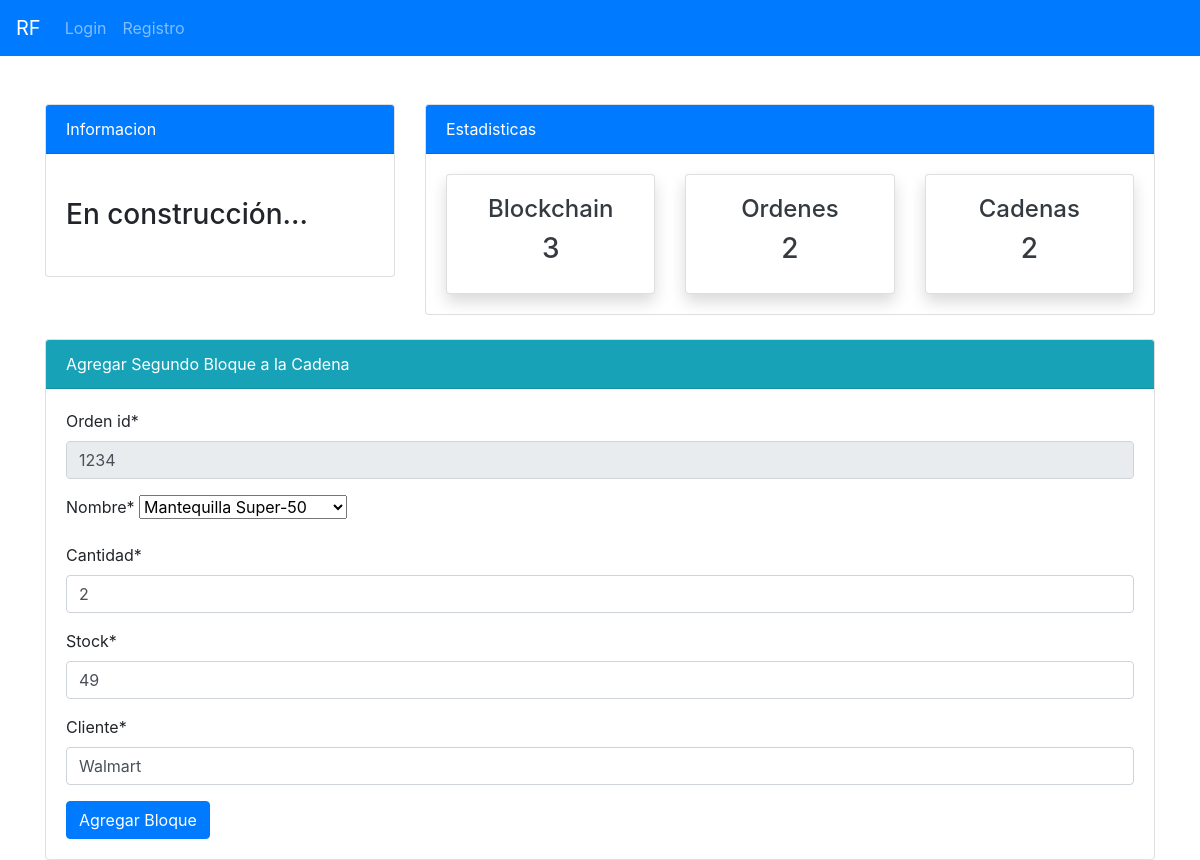
Screenshot of /blockchain/bloques/segundo_bloque/1234/ with the database file from the repository.
### blockchain/models.py (models this page shows, shortened)
class Block(models.Model):
    cadena = models.ForeignKey(Cadena, on_delete=models.CASCADE, related_name='bloques', null=True, blank=True)
    orden_id  = models.CharField(max_length=100)
    nombre = models.ForeignKey(Product, on_delete=models.CASCADE)
    cantidad = models.IntegerField()
    stock = models.IntegerField()
    fecha = models.DateTimeField(default=timezone.now)  # Se añade automáticamente la fecha y hora actuales
    cliente = models.CharField(max_length=255) #se añade cliente que pide orden
    hash = models.CharField(max_length=64)
    prev_hash = models.CharField(max_length=64)
    timestamp = models.DateTimeField(auto_now_add=True)
    completado = models.BooleanField(default=False)

### blockchain/views.py (the view)
# urls.py: path("bloques/segundo_bloque/<int:pk>/", views.segundo_bloque, name='blockchain-cadena'),
def segundo_bloque(request, pk):
    block_count = Block.objects.all().count()
    cadena_count = Cadena.objects.all().count()
    bloques_relacionados = Block.objects.filter(orden_id=pk).order_by('fecha')
    if not bloques_relacionados.exists():
        return HttpResponse("No se encontró ningún bloque relacionado con esta orden_id", status=404)
    ultimo_bloque = bloques_relacionados.last()
    bloques_incompletos = Block.objects.filter(cadena=ultimo_bloque.cadena, completado=False)
    if request.method == 'POST':
        form = OrderForm2(request.POST)
        if form.is_valid():
            nombre = ultimo_bloque.nombre
            cantidad = form.cleaned_data['cantidad']
            stock = form.cleaned_data['stock']
            cliente = form.cleaned_data['cliente']
            cadena = ultimo_bloque.cadena
            mi_block = MiBlock()
            prev_hash = ultimo_bloque.hash
            data = f"{pk}{nombre}{cantidad}{stock}{timezone.now()},{cliente}"
            new_hash = mi_block.hashGenerator(data + prev_hash)
            Block.objects.create(
                cadena=cadena,
                orden_id=pk,
                nombre=nombre,
                cantidad=cantidad,
                stock=stock,
                fecha=timezone.now(),
                cliente=cliente,
                hash=new_hash,
                prev_hash=prev_hash
            )
            ultimo_bloque.completado = True
            ultimo_bloque.save()
            return redirect('blockchain-bloques')
    else:
        form = OrderForm2(initial={
            'orden_id': ultimo_bloque.orden_id,
            'nombre': ultimo_bloque.nombre,
            'cantidad': ultimo_bloque.cantidad,  # Si deseas prellenar la cantidad del primer bloque
            'stock': ultimo_bloque.stock,        # Si deseas prellenar el stock del primer bloque
            'cliente': ultimo_bloque.cliente
        })
        form.fields['orden_id'].widget.attrs['readonly'] = True
        form.fields['nombre'].widget.attrs['readonly'] = True
    return render(request, 'blockchain/segundo_bloque.html', {'form': form, 'bloques_incompletos': bloques_incompletos, 'block_count':block_count, 'cadena_count':cadena_count,})

### blockchain/forms.py
class OrderForm2(forms.ModelForm):
    class Meta:
        model = Block
        fields = ['orden_id', 'nombre', 'cantidad', 'stock', 'cliente']
    def __init__(self, *args, **kwargs):
        super(OrderForm2, self).__init__(*args, **kwargs)
        self.fields['orden_id'].widget.attrs['readonly'] = True
        self.fields['nombre'].widget.attrs['readonly'] = True,

### api/models.py (called while the page is built)
    def __str__(self):
        return f'{self.name}-{self.quantity}'

### templates/blockchain/segundo_bloque.html (shortened to what this page needs)
{% extends 'partials/base.html' %}
{% load crispy_forms_tags %}
{% block content %}
{% include 'blockchain/top_nav_block.html' %}
<div class="container mt-4">
    <div class="card">
        <div class="card-header bg-info text-white">
            Agregar Segundo Bloque a la Cadena
        </div>
        <div class="card-body">
            <form method="post">
                {{ form|crispy }}
                <button type="submit" class="btn btn-primary">Agregar Bloque</button>
              </form>
        </div>
    </div>
</div>
{% endblock %}

### static/style.css (style rules this page uses)
body { background: rgb(255,255,255); }

### rows the page displays
Block: orden_id "1234", nombre "Mantequilla Super-50", cantidad "2", stock "49", cliente "Walmart"

### other values shown
{{ block_count }} "3"
{{ cadena_count }} "2"
